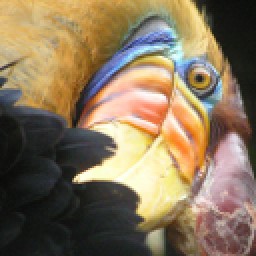
#> input picture K_Means/Data/bird_small.png, 128 x 128 px, found by its file name (shown 2 times larger)
$ jupyter execute --allow-errors K_Means_Clustering_and_PCA.ipynb   (shell and % lines are left out)
#> lines starting #> are read from the running program, lines starting #| are printed output that depends on the picture; long printed decimals are rounded
### Anomoly_Detection_Recommender_Systems/utils.py
import numpy as np
import sys
from os.path import join
from matplotlib import pyplot

sys.path.append('..')
from submission import SubmissionBase


# [203 lines left out: functions normalizeRatings, loadMovieList, computeNumericalGradient, checkCostFunction, multivariateGaussian, visualizeFit, not called in this run]


class Grader(SubmissionBase):
    # Random Test Cases
    n_u = 3
    n_m = 4
    n = 5
    X = np.sin(np.arange(1, 1 + n_m * n)).reshape(n_m, n, order='F')
    Theta = np.cos(np.arange(1, 1 + n_u * n)).reshape(n_u, n, order='F')
    Y = np.sin(np.arange(1, 1 + 2 * n_m * n_u, 2)).reshape(n_m, n_u, order='F')
    R = Y > 0.5
    pval = np.concatenate([abs(Y.ravel('F')),  [0.001],  [1]])
    Y = Y * R  # set 'Y' values to 0 for movies not reviewed

    yval = np.concatenate([R.ravel('F'), [1], [0]])
    #
    params = np.concatenate([X.ravel(), Theta.ravel()])

    def __init__(self):
        part_names = ['Estimate Gaussian Parameters',
                      'Select Threshold',
                      'Collaborative Filtering Cost',
                      'Collaborative Filtering Gradient',
                      'Regularized Cost',
                      'Regularized Gradient']
        part_names_key = ['WGzrg', '80Tcg', 'KDzSh', 'wZud3', 'BP3th', 'YF0u1']
        assignment_key = 'gkyVYM98RcWlmQ9s84QNKA'
        super().__init__('anomaly-detection-and-recommender-systems', assignment_key, part_names, part_names_key)

    # [30 lines left out: function __iter__, not called in this run]

### K_Means/K_Means_Clustering_and_PCA.ipynb
[cell 1]
import pandas as pd
import numpy as np
import matplotlib.pyplot as plt
from mpl_toolkits.mplot3d import Axes3D
import matplotlib as mpl
try:
    plt.rcParams["animation.html"] = "jshtml"
except ValueError:
    plt.rcParams["animation.html"] = "html5"
from scipy import optimize
from scipy.io import loadmat
import utils


#> (the rest of this cell did not finish here and is left out)

[cell 2]
def findClosestCentroids(X, centroids):
    K = centroids.shape[0]

    idx = np.zeros(X.shape[0], dtype=int)
    for i in range(0, len(X)):
        idx[i] = (np.argmin(np.sqrt(np.sum(np.square(X[i] - centroids), axis=1))))
    return idx

#> (a cell that did not finish here is left out)

#> (a cell that did not finish here is left out)

[cell 5]
def computeCentroids(X, idx, K):
    m, n = X.shape
    centroids = np.zeros((K, n))

    for i in np.arange(K):
        centroids[i] = np.mean(X[idx == i], axis = 0)

    return centroids

#> (a cell that did not finish here is left out)

#> (a cell that did not finish here is left out)

#> (a cell that did not finish here is left out)

[cell 9]
def kMeansInitCentroids(X, K):
    m, n = X.shape
    centroids = np.zeros((K, n))

    randIdx = np.random.permutation(X.shape[0])
    centroids = X[randIdx[:K], :]

    return centroids

[cell 10]
# ======= Experiment with these parameters ================
# You should try different values for those parameters
K = 16
max_iters = 10

# Load an image of a bird
# Change the file name and path to experiment with your own images
A = mpl.image.imread('bird_small.png')
#> A is the input picture: shape (128, 128, 3) float32; mean R, G, B 0.531, 0.46, 0.358
# ==========================================================

# Divide by 255 so that all values are in the range 0 - 1
A /= 255

# Reshape the image into an Nx3 matrix where N = number of pixels.
# Each row will contain the Red, Green and Blue pixel values
# This gives us our dataset matrix X that we will use K-Means on.
X = A.reshape(-1, 3)

# When using K-Means, it is important to randomly initialize centroids
# You should complete the code in kMeansInitCentroids above before proceeding
initial_centroids = kMeansInitCentroids(X, K)
#> in kMeansInitCentroids, `centroids = X[randIdx[:K], :]`: centroids = 16 rows, first 8: [0.00343, 0.00283, 0.00158], [0.000446, 0.000523, 0.000431], [0.00189, 0.00115, 0.000784], [0.00274, 0.00235, 0.00112], [0.00321, 0.00266, 0.00172], [0.0002, 0.000231, 0.000215], [0.00288, 0.00254, 0.0012], [0.00249, 0.00178, 0.0016]
#> initial_centroids has the same summary as centroids in kMeansInitCentroids

# Run K-Means
#> (the rest of this cell did not finish here and is left out)

#> (a cell that did not finish here is left out)

[cell 12]
def featureNormalize(X):
    mu = np.mean(X, axis=0)
    X_norm = X - mu

    sigma = np.std(X_norm, axis=0, ddof=1)
    X_norm /= sigma
    return X_norm, mu, sigma

[cell 13]
def pca(X):
    m, n = X.shape

    U = np.zeros(n)
    S = np.zeros(n)

    coverience_matrix = 1/m*(X.T.dot(X))
    U, S, V = np.linalg.svd(coverience_matrix)
    return U, S

[cell 14]
x_norm, mu, sigma = featureNormalize(X)
#> in featureNormalize, `mu = np.mean(X, axis=0)`: mu = [0.00208, 0.0018, 0.0014]
#> in featureNormalize, `sigma = np.std(X_norm, axis=0, ddof=1)`: sigma = [0.00129, 0.00111, 0.000944]
#> mu = [0.00208, 0.0018, 0.0014]; sigma = [0.00129, 0.00111, 0.000944]
U, S = pca(x_norm)
#> in pca, `coverience_matrix = 1/m*(X.T.dot(X))`: coverience_matrix = [[1, 0.957, 0.769], [0.957, 1, 0.881], [0.769, 0.881, 1]]
#> in pca, `U, S, V = np.linalg.svd(coverience_matrix)`: U = [[-0.575, 0.601, 0.555], [-0.599, 0.153, -0.786], [-0.557, -0.785, 0.271]]; S = [2.74, 0.24, 0.0197]; V = [[-0.575, -0.599, -0.557], [0.601, 0.153, -0.785], [0.555, -0.786, 0.271]]
#> S = [2.74, 0.24, 0.0197]
fig, ax = plt.subplots()
ax.plot(X[:, 0], X[:, 1], 'bo', ms=10, mec='k', mew=0.25)
for i in range(2):
    ax.arrow(mu[0], mu[1], S[i]*U[0, i], S[i]*U[1, i],
             head_width=0.25, head_length=0.2, fc='k', ec='k', lw=2, zorder=1000)

ax.axis([0.5, 6.5, 2, 8])
ax.set_aspect('equal')
ax.grid(False)

print('Top eigenvector: U[:, 0] = [{:.6f} {:.6f}]'.format(U[0, 0], U[1, 0]))
#| Top eigenvector: U[:, 0] = [-0.5754 -0.5987]
print(' (you should expect to see [-0.707107 -0.707107])')
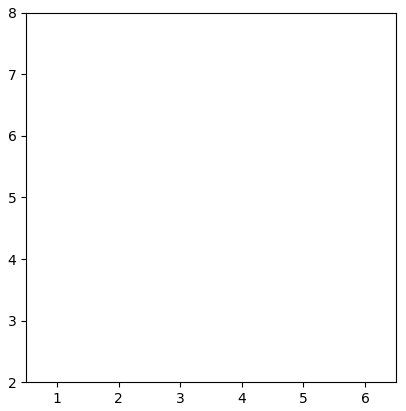
#> figure drawn by matplotlib, 1 panel

#> (a cell that did not finish here is left out)

[cell 16]
def projectData(X, U, K):
    Z = np.zeros((X.shape[0], K))

    Z = np.dot(X,  U[:, :K])

    return Z

[cell 17]
#  Project the data onto K = 1 dimension
K = 1
Z = projectData(x_norm, U, K)
#> in projectData, `Z = np.dot(X,  U[:, :K])`: Z = 16384 values, max 2.5 at index 11392, min -3.41 at index 6225, mean 3.75e-05
print('Projection of the first example: {:.6f}'.format(Z[0, 0]))
#| Projection of the first example: -1.199
print('(this value should be about    : 1.481274)')

#> (a cell that did not finish here is left out)

[cell 19]
def recoverData(Z, U, K):
    """
    Returns
    -------
    X_rec : array_like
        The recovered data after transformation back to the original
        dataset space. This is a matrix of shape (m x n), where m is
        the number of examples and n is the dimensions (number of
        features) of original datatset.

    Instructions
    ------------
    Compute the approximation of the data by projecting back
    onto the original space using the top K eigenvectors in U.
    For the i-th example Z[i,:], the (approximate)
    recovered data for dimension j is given as follows:

        v = Z[i, :]
        recovered_j = np.dot(v, U[j, :K])

    Notice that U[j, :K] is a vector of size K.
    """
    # You need to return the following variables correctly.
    X_rec = np.zeros((Z.shape[0], U.shape[0]))

    X_rec = Z.dot(U[:, :K].T)

    return X_rec

[cell 20]
X_rec  = recoverData(Z, U, K)
print('Approximation of the first example: [{:.6f} {:.6f}]'.format(X_rec[0, 0], X_rec[0, 1]))
#| Approximation of the first example: [0.6899 0.7177]
print('       (this value should be about  [-1.047419 -1.047419])')

#  Plot the normalized dataset (returned from featureNormalize)
fig, ax = plt.subplots(figsize=(5, 5))
ax.plot(x_norm[:, 0], x_norm[:, 1], 'bo', ms=8, mec='b', mew=0.5)
ax.set_aspect('equal')
ax.grid(False)
plt.axis([-3, 2.75, -3, 2.75])

# Draw lines connecting the projected points to the original points
ax.plot(X_rec[:, 0], X_rec[:, 1], 'ro', mec='r', mew=2, mfc='none')
for xnorm, xrec in zip(x_norm, X_rec):
    ax.plot([xnorm[0], xrec[0]], [xnorm[1], xrec[1]], '--k', lw=1)
#> this loop made 16384 passes
#> (xnorm, xrec) on passes 1 to 3: ([0.996, 0.868, 0.19], [0.69, 0.718, 0.668]), ([1.13, 0.937, 0.402], [0.825, 0.858, 0.799]), ([1.08, 0.951, 0.304], [0.783, 0.814, 0.758])
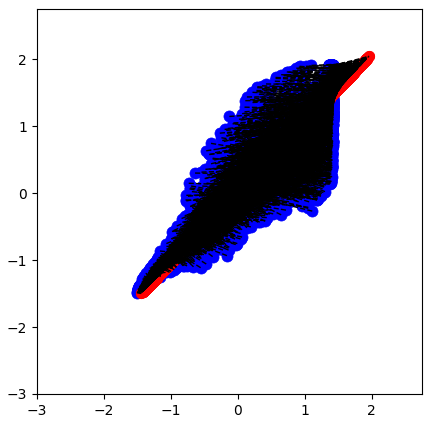
#> figure drawn by matplotlib, 1 panel

#> (a cell that did not finish here is left out)

[cell 22]
def displayData(X, example_width=None, figsize=(20, 20)):
    # Compute rows, cols
    if X.ndim == 2:
        m, n = X.shape
    elif X.ndim == 1:
        n = X.size
        m = 1
        X = X[None]  # Promote to a 2 dimensional array
    else:
        raise IndexError('Input X should be 1 or 2 dimensional.')

    example_width = example_width or int(np.round(np.sqrt(n)))
    example_height = int(n / example_width)

    # Compute number of items to display
    display_rows = int(np.floor(np.sqrt(m)))
    display_cols = int(np.ceil(m / display_rows))

    fig, ax_array = plt.subplots(display_rows, display_cols, figsize=figsize)
    fig.subplots_adjust(wspace=0.025, hspace=0.025)

    ax_array = [ax_array] if m == 1 else ax_array.ravel()

    for i, ax in enumerate(ax_array):
        ax.imshow(X[i].reshape(example_height, example_width, order='F'), cmap='gray')
        ax.axis('off')

#> (a cell that did not finish here is left out)

[cell 24]
X_norm, mu, sigma = featureNormalize(X)

print(X_norm, X_norm.shape)
#> (printed output is left out)

U, S = pca(X_norm)

#> (the rest of this cell did not finish here and is left out)
